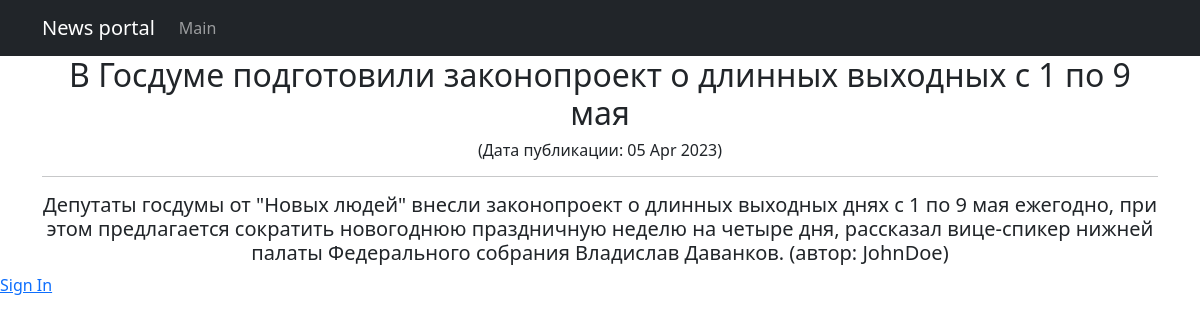
The app's page /news/31 with its own data.
### chitchat/models.py (models this page shows, shortened)
class Post(models.Model):
    news = 'N'
    article = 'A'
    POST_TYPES = [
        (news, 'Новость'),
        (article, 'Статья')
    ]
    author = models.ForeignKey(Author, on_delete=models.CASCADE, verbose_name='автор')
    post_type = models.CharField(
        max_length=1, choices=POST_TYPES,
        default=article, verbose_name='тип новости'
    )
    time_creation = models.DateTimeField(auto_now_add=True)
    post_category = models.ManyToManyField(Category, through='PostCategory')
    title = models.CharField(max_length=100, unique=True, verbose_name='заголовок')
    text = models.TextField(verbose_name='текст')
    rating = models.IntegerField(default=0, verbose_name='рейтинг')
    class Meta:
        verbose_name = 'новость'
        verbose_name_plural = 'новости'

class Author(models.Model):
    authorUser = models.OneToOneField(User, on_delete=models.CASCADE, verbose_name='автор')
    ratingAuthor = models.IntegerField(default=0, verbose_name='рейтинг')
    class Meta:  #  Возвращает название категории во множественном или единственном числе в админпанеле
        verbose_name = 'автор'
        verbose_name_plural = 'авторы'

### chitchat/views.py (the view)
# urls.py: path('<int:pk>', PostDetail.as_view(), name='post_detail'),
class PostDetail(DetailView):
    model = Post
    template_name = 'post.html'
    context_object_name = 'post'

### chitchat/templatetags/censor_filter.py (called while the page is built)
@register.filter()
def censor(text):
    for word in text.split():
        if word.lower() in RUDE_WORDS:
            text = text.replace(word, f"{word[0]}{'*'*(len(word)-1)}")
    return text

### templates/post.html (shortened to what this page needs)
{% extends 'flatpages/default.html' %}
{% load censor_filter %}
{% block content %}
<h2>{{ post.title }}</h2>
<h6> (Дата публикации: {{ post.time_creation|date:'d M Y' }}) </h6>
<hr>
<h5>{{ post.text|censor }} (автор: {{ post.author.authorUser }})</h5>
{% endblock content %}

### records on screen
Post: title "В Госдуме подготовили законопроект о длинных выходных с 1 по 9 мая", time_creation "05 Apr 2023", text|censor "Депутаты госдумы от \"Новых людей\" внесли законопроект о длинных выходных днях с 1 по 9 мая ежегодно, при этом предлагается сократить новогоднюю праздничную неделю на четыре дня, рассказал вице-спикер нижней палаты Федерального собрания Владислав Даванков.", author.authorUser "JohnDoe"
